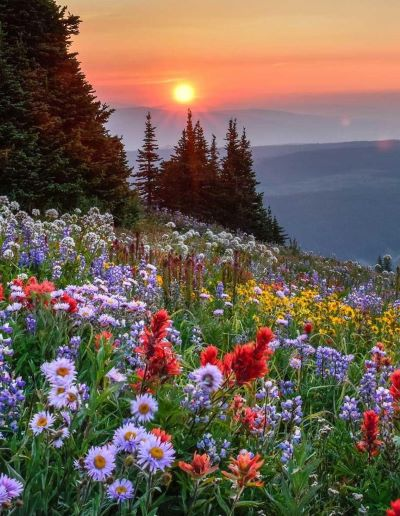
#> input picture gambar1.jpg, 400 x 516 px
$ python IdealHighpassFilter.py   (older library calls are emulated)
#> lines starting #> are read from the running program, lines starting #| are printed output that depends on the picture
import cv2
import numpy as np

img = cv2.imread('gambar1.jpg')
#> img is the input picture: shape (516, 400, 3); mean B, G, R 81.6, 95, 113

gray = cv2.cvtColor(img, cv2.COLOR_BGR2GRAY)
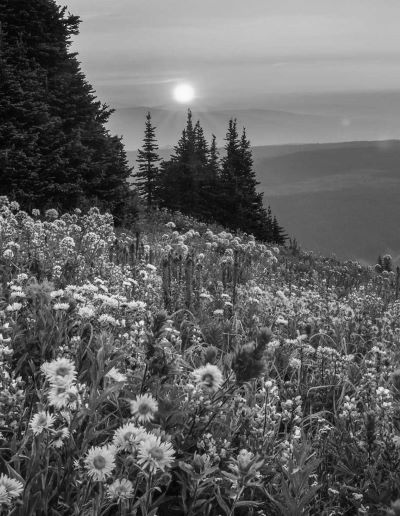
#> gray: shape (516, 400); min 1, max 251, mean 98.9

d0 = 30
rows, cols = gray.shape
#> rows = 516; cols = 400
crow, ccol = rows//2, cols//2
#> crow = 258; ccol = 200
mask = np.ones((rows, cols), np.uint8)
mask[crow-d0:crow+d0, ccol-d0:ccol+d0] = 0
filtered = np.fft.ifft2(np.fft.ifftshift(np.fft.fftshift(np.fft.fft2(gray)) * mask))

filtered = cv2.normalize(filtered.real, None, 0, 255, cv2.NORM_MINMAX, cv2.CV_8U)
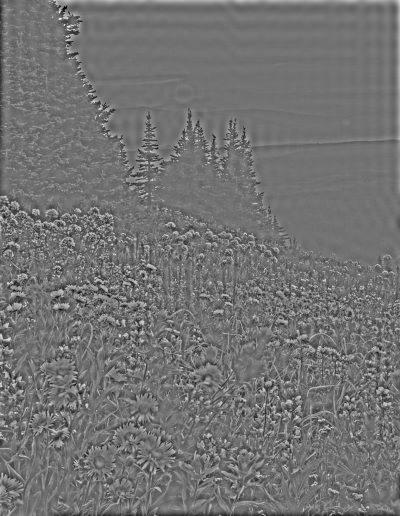
#> filtered: shape (516, 400); min 0, max 255, mean 114.3

cv2.imshow('Original', gray)
cv2.imshow('Filtered', filtered)
cv2.waitKey(0)
cv2.destroyAllWindows()
